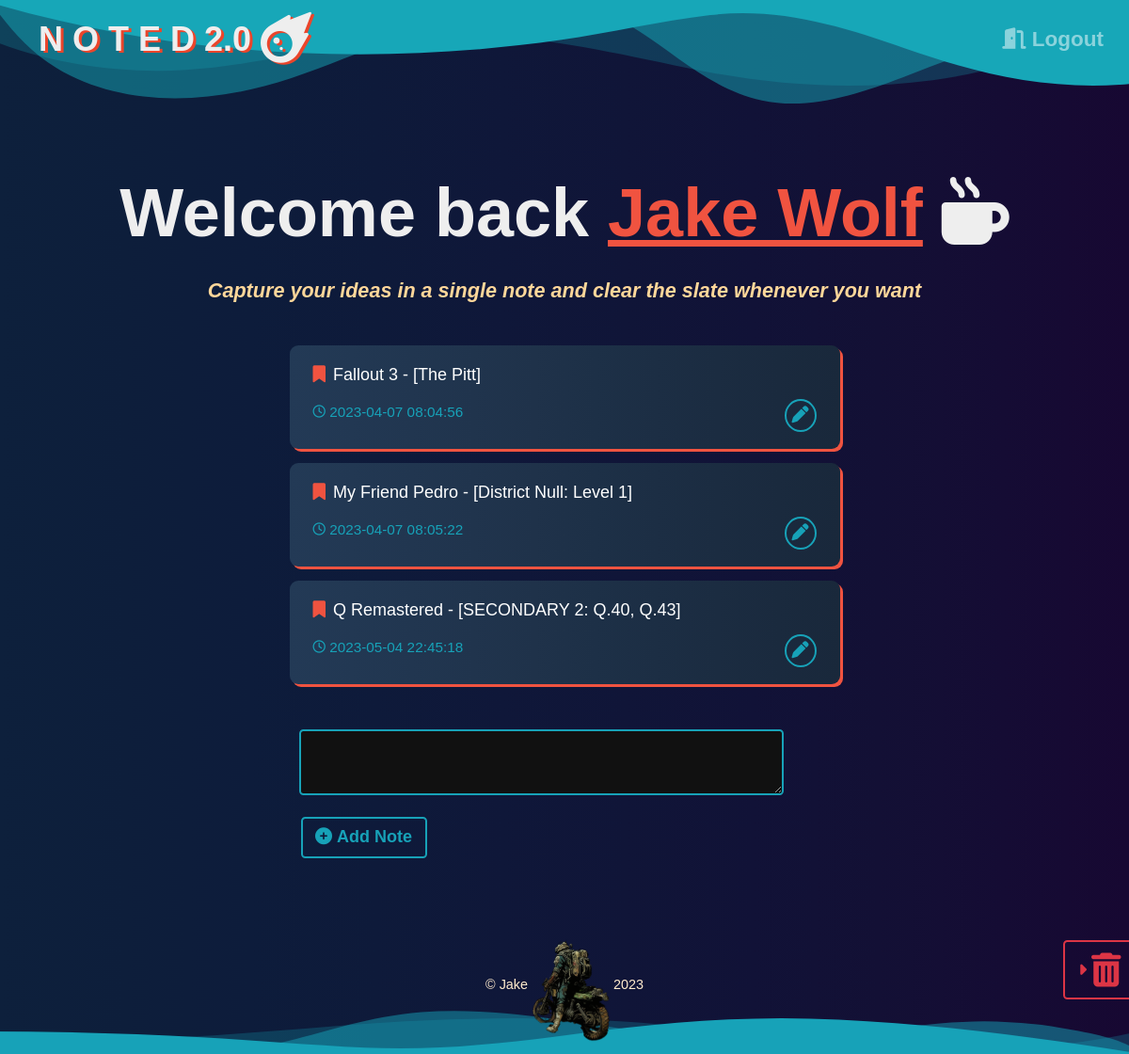
/ (signed in), run on an earlier commit of the app's database.
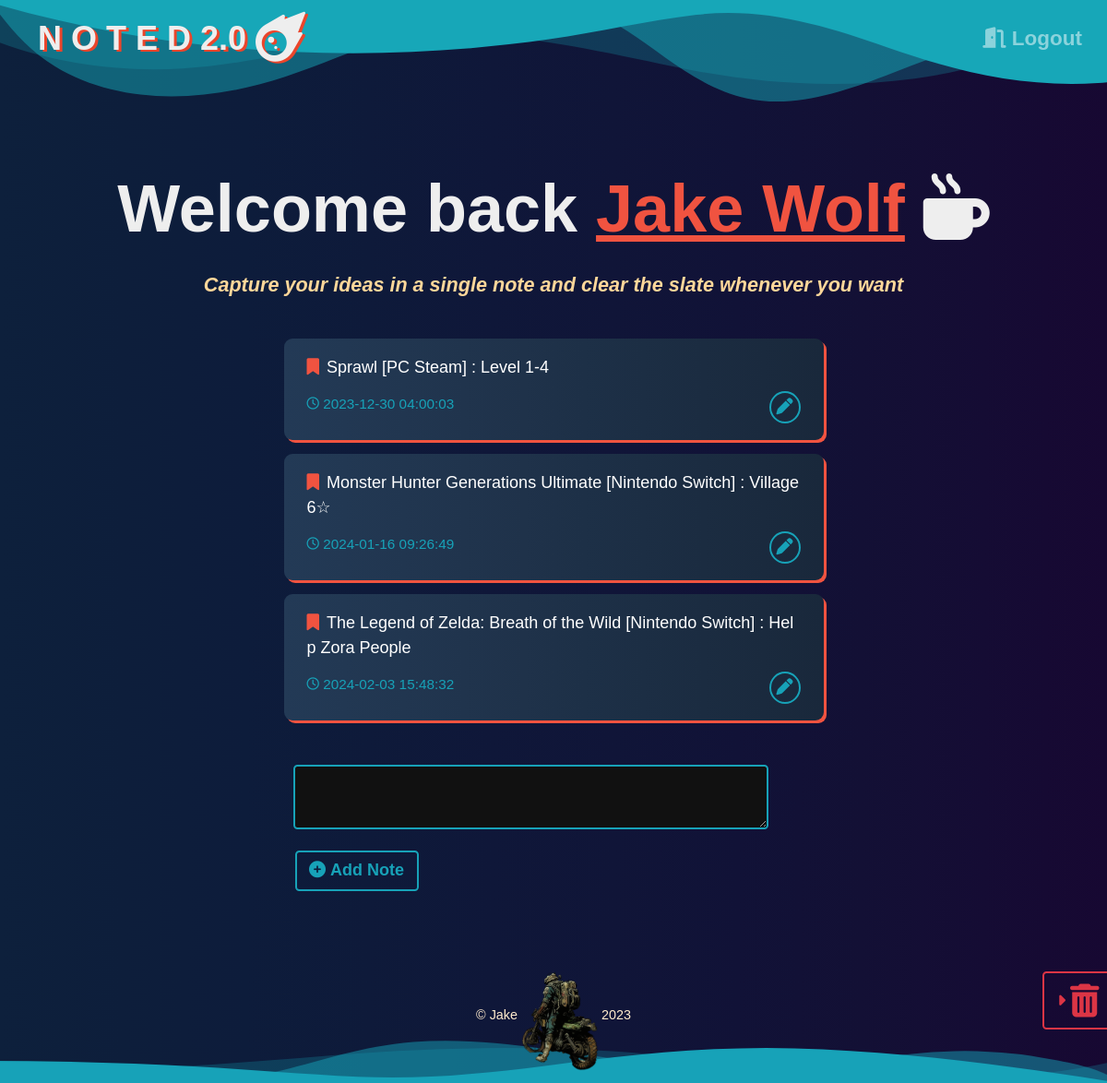
And on a later commit of the database.
### Website/models.py (models this page shows)
class User(db.Model, UserMixin):
    id = db.Column(db.Integer, primary_key=True)
    email = db.Column(db.String(150), unique=True)
    password = db.Column(db.String(150))
    user_name = db.Column(db.String(150))
    notes = db.relationship('Note')

class Note(db.Model):
    id = db.Column(db.Integer, primary_key=True)
    user_id = db.Column(db.Integer, db.ForeignKey('user.id'))
    note_data = db.Column(db.String(10000))
    date = db.Column(db.DateTime(timezone=True), default=Current_Time)
    def formatted_time(self):
        return self.date.strftime('%Y-%m-%d %H:%M:%S')

### Website/views.py (the view, shortened to what this page needs)
@views.route('/', methods=['GET', 'POST'])
@login_required
def home():
    return render_template("home.html", user=current_user)

### Website/__init__.py (called while the page is built)
def create_app():
    app = Flask(__name__)
    app.config['SECRET_KEY'] = 'FUN AI'
    app.config['SQLALCHEMY_DATABASE_URI'] = f'sqlite:///{DB_NAME}'
    db.init_app(app)
    from .views import views
    from .auth import auth
    app.register_blueprint(views, url_prefix='/')
    app.register_blueprint(auth, url_prefix='/')
    from .models import User, Note
    create_database(app)
    login_manager = LoginManager()
    login_manager.login_view = 'auth.login'
    login_manager.login_message = u"Log In Required"
    login_manager.init_app(app)
    @login_manager.user_loader
    def load_user(id):
        return User.query.get(int(id))
    return app

### Website/Templates/home.html (shortened to what this page needs)
{% extends "base.html" %}
{% block content%}
    <h1 class="page_name_note">Welcome back <span class="user_name">{{ user.user_name }}</span>&nbsp;<i class="fa-solid fa-mug-hot"></i></h1>
    <br>
    <h1 class="page_info">Capture your ideas in a single note and clear the slate whenever you want</h1>
    <div class="notes">
        <ul class="list-group notegroup" id="notes">
            {% for note in user.notes %}
            <li class="list-group-item border-0 notelist">
                {{ note.note_data }}
                <br/>
                <div class="time_edit">
                    <form method="POST" action="/edit">
                        <text class="date" name="note_date">&nbsp;{{ note.formatted_time() }}</text>
                        <button class="btn edit_button"><i class="fa-solid fa-pen"></i></button>
                    </form>
                </div>
            </li>
            {% endfor %}
        </ul>
        <div class="add_note">
            <form method="POST" class="sumbit">
                <div class="add_note_textarea">
                    <textarea name="note" class="input"></textarea>
                </div>
                <div class="submit_note">
                    <button type="submit" class="btn btn-outline-info add_note"><i class="fa-solid fa-circle-plus"></i>&nbsp;Add Note</button>
                </div>
            </form>
        </div>
    </div>
    <div class="bin">
        {% if user.notes %}
        <a name= "bin" class="btn btn-outline-danger toggleDelete" href="/note_bin"><i class="fa-solid fa-caret-right"></i>&nbsp;<i class="fa-solid fa-trash-can fa-2xl bin_icon"></i>&nbsp;&nbsp;&nbsp;&nbsp;&nbsp;</a>
        {% endif %}
    </div>
{% endblock %}

### Website/Templates/base.html (shortened to what this page needs)
<!DOCTYPE html>
<html lang="en">
<head>
    <link
        rel="stylesheet"
        href="https://stackpath.bootstrapcdn.com/bootstrap/4.4.1/css/bootstrap.min.css"
    />
</head>
<body>
    <section>
        <div class="topwaves">
        </div>
        <nav class="navbar navbar-expand-lg navbar-dark">
            <a class="navbar-brand" id="home" href="">
                <text class="flask_note_logo" href="">N O T E D 2.0&nbsp;<i class="fa-solid fa-meteor fa-xl"></i></text>
            </a>
            <div class="collapse navbar-collapse justify-content-end" id="navbar">
                <div class="navbar-nav">
                    {% if user.is_authenticated %}
                    <a class="nav-item nav-link navclass" id="logout" href="/logout">&nbsp;<i class="fa fa-door-open"></i>&nbsp;Logout</a>
                    {% else %}
                    <a class="nav-item nav-link navclass" id="login" href="/login">&nbsp;Log In</a>
                    <a class="nav-item nav-link navclass" id="signUp" href="/sign-up">&nbsp;Sign Up</a>
                    {% endif %}
                </div>
            </div>
        </nav>
    </section>
    <div class="container">
        {% block content%}
        {% endblock %}
    </div>
    <footer>
        <div class="signature">
            <p class="signature">© Jake</p><img src="{{ url_for('static', filename='img/nbg_jake.png') }}" height="120" class="logo" alt="Signature"><p class="signature">2023</p>
        </div>
        <div class="waves">
        </div>
    </footer>
</body>
</html>

What changed in the data, as far as the page shows it:
removed Note: note_data "Fallout 3 - [The Pitt]", formatted_time "2023-04-07 08:04:56"
removed Note: note_data "My Friend Pedro - [District Null: Level 1]", formatted_time "2023-04-07 08:05:22"
removed Note: note_data "Q Remastered - [SECONDARY 2: Q.40, Q.43]", formatted_time "2023-05-04 22:45:18"
added Note: note_data "Sprawl [PC Steam] : Level 1-4", formatted_time "2023-12-30 04:00:03"
added Note: note_data "Monster Hunter Generations Ultimate [Nintendo Switch] : Village 6☆", formatted_time "2024-01-16 09:26:49"
added Note: note_data "The Legend of Zelda: Breath of the Wild [Nintendo Switch] : Help Zora People", formatted_time "2024-02-03 15:48:32"
